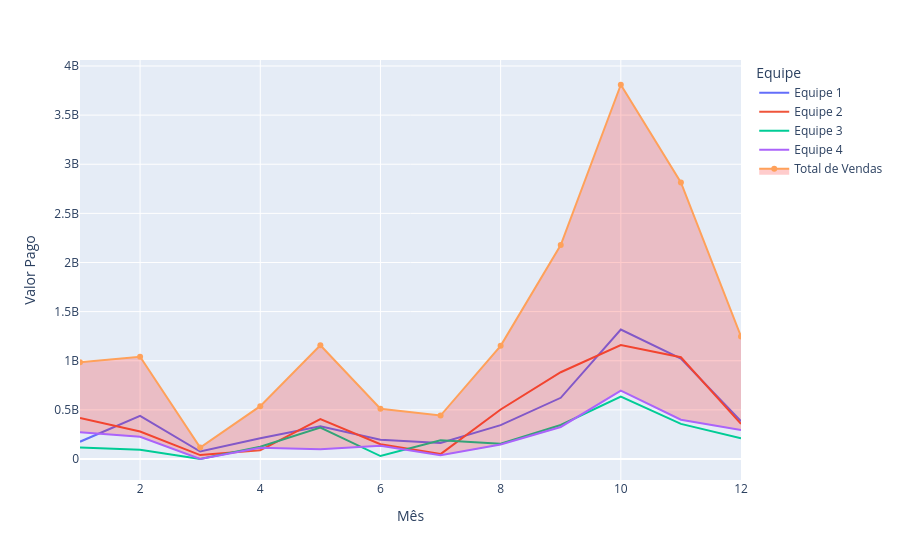

The code cell stored with this chart in its notebook:
### Code cell
fig5 = px.line(df5, y='Valor Pago', x='Mês', color='Equipe')
fig5.add_trace(go.Scatter(y=df5_group['Valor Pago'], x=df5_group['Mês'], mode='lines+markers', fill='tonexty', fillcolor='rgba(255,0,0,0.2)', name='Total de Vendas'))

fig5.show()

### Figure 1 — Plotly figure (JSON) as saved in the notebook; plotly's stock layout.template omitted (floating-point values rounded to 4 significant figures)
{"data": [{"hovertemplate": "Equipe=Equipe 1<br>Mês=%{x}<br>Valor Pago=%{y}<extra></extra>", "legendgroup": "Equipe 1", "line": {"color": "#636efa", "dash": "solid"}, "marker": {"symbol": "circle"}, "mode": "lines", "name": "Equipe 1", "orientation": "v", "showlegend": true, "type": "scatter", "x": [1, 2, 3, 4, 5, 6, 7, 8, 9, 10, 11, 12], "xaxis": "x", "y": [176000000, 440000000, 76000000, 212000000, 334000000, 196000000, 164000000, 345000000, 623000000, 1317000000, 1021000000, 384000000], "yaxis": "y"}, {"hovertemplate": "Equipe=Equipe 2<br>Mês=%{x}<br>Valor Pago=%{y}<extra></extra>", "legendgroup": "Equipe 2", "line": {"color": "#EF553B", "dash": "solid"}, "marker": {"symbol": "circle"}, "mode": "lines", "name": "Equipe 2", "orientation": "v", "showlegend": true, "type": "scatter", "x": [1, 2, 3, 4, 5, 6, 7, 8, 9, 10, 11, 12], "xaxis": "x", "y": [418000000, 280000000, 40000000, 88000000, 406000000, 150000000, 50000000, 504000000, 883000000, 1160000000, 1036000000, 357000000], "yaxis": "y"}, {"hovertemplate": "Equipe=Equipe 3<br>Mês=%{x}<br>Valor Pago=%{y}<extra></extra>", "legendgroup": "Equipe 3", "line": {"color": "#00cc96", "dash": "solid"}, "marker": {"symbol": "circle"}, "mode": "lines", "name": "Equipe 3", "orientation": "v", "showlegend": true, "type": "scatter", "x": [1, 2, 3, 4, 5, 6, 7, 8, 9, 10, 11, 12], "xaxis": "x", "y": [118000000, 94000000, 0, 124000000, 320000000, 30000000, 190000000, 155000000, 346000000, 635000000, 357000000, 210000000], "yaxis": "y"}, {"hovertemplate": "Equipe=Equipe 4<br>Mês=%{x}<br>Valor Pago=%{y}<extra></extra>", "legendgroup": "Equipe 4", "line": {"color": "#ab63fa", "dash": "solid"}, "marker": {"symbol": "circle"}, "mode": "lines", "name": "Equipe 4", "orientation": "v", "showlegend": true, "type": "scatter", "x": [1, 2, 3, 4, 5, 6, 7, 8, 9, 10, 11, 12], "xaxis": "x", "y": [272000000, 226000000, 0, 114000000, 98000000, 136000000, 38000000, 148000000, 326000000, 697000000, 400000000, 296000000], "yaxis": "y"}, {"fill": "tonexty", "fillcolor": "rgba(255,0,0,0.2)", "mode": "lines+markers", "name": "Total de Vendas", "type": "scatter", "x": [1, 2, 3, 4, 5, 6, 7, 8, 9, 10, 11, 12], "y": [984000000, 1040000000, 116000000, 538000000, 1158000000, 512000000, 442000000, 1152000000, 2178000000, 3809000000, 2814000000, 1247000000]}], "layout": {"legend": {"title": {"text": "Equipe"}, "tracegroupgap": 0}, "margin": {"t": 60}, "xaxis": {"anchor": "y", "domain": [0, 1], "title": {"text": "Mês"}}, "yaxis": {"anchor": "x", "domain": [0, 1], "title": {"text": "Valor Pago"}}}}
